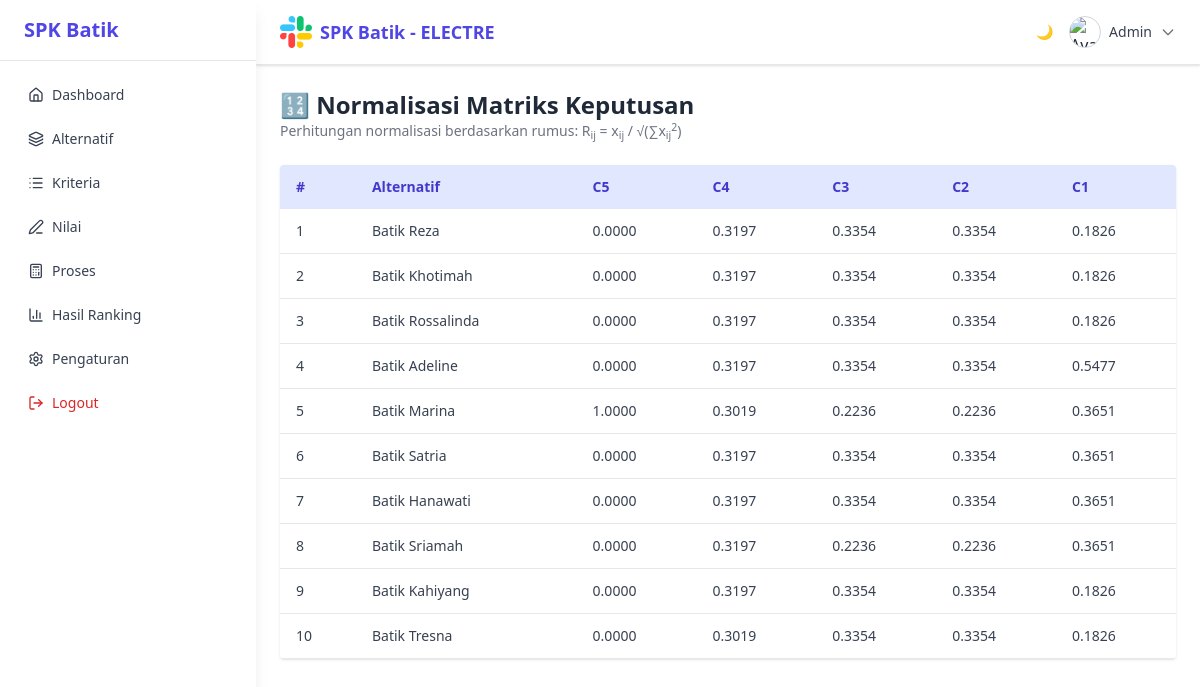
Screenshot of /app/views/proses/normalisasi.php (signed in) with the database file from the repository.
### tables this page shows
CREATE TABLE `kriteria` (
  `id` int NOT NULL,
  `kode` varchar(10) NOT NULL,
  `nama` varchar(100) NOT NULL,
  `bobot` float NOT NULL,
  `tipe` enum('benefit','cost') NOT NULL,
  `created_at` timestamp NULL DEFAULT CURRENT_TIMESTAMP
);

CREATE TABLE `alternatif` (
  `id` int NOT NULL,
  `nama` varchar(100) NOT NULL,
  `kategori` varchar(100) DEFAULT NULL,
  `asal_daerah` varchar(100) DEFAULT NULL,
  `deskripsi` text,
  `created_at` timestamp NULL DEFAULT CURRENT_TIMESTAMP
);

### app/views/proses/normalisasi.php (the view, shortened to what this page needs)
<?php
require_once '../../../config/db.php';
$pageTitle = "🔢 Normalisasi Matriks Keputusan";
$alternatifs = $conn->query("SELECT id, nama FROM alternatif ORDER BY id")->fetchAll(PDO::FETCH_ASSOC);
$kriteria = $conn->query("SELECT id, nama, kode FROM kriteria ORDER BY id")->fetchAll(PDO::FETCH_ASSOC);
$denominators = [];
foreach ($kriteria as $k) {
  $stmt = $conn->prepare("SELECT nilai FROM nilai WHERE id_kriteria = ?");
  $stmt->execute([$k['id']]);
  $squares = 0;
  while ($row = $stmt->fetch(PDO::FETCH_ASSOC)) {
    $squares += pow(floatval($row['nilai']), 2);
  }
  $denominators[$k['id']] = sqrt($squares);
}
$nilai = [];
$stmt = $conn->query("SELECT id_alternatif, id_kriteria, nilai FROM nilai");
while ($row = $stmt->fetch(PDO::FETCH_ASSOC)) {
  $nilai[$row['id_alternatif']][$row['id_kriteria']] = floatval($row['nilai']);
}
?>
<!DOCTYPE html>
<html lang="id">
<head>
  <script src="https://cdn.tailwindcss.com"></script>
</head>
<body class="bg-white dark:bg-gray-900 text-gray-800 dark:text-white min-h-screen flex">
<?php include '../layouts/sidebar.php'; ?>
<div class="ml-64 flex-1 flex flex-col">
  <?php include '../layouts/topbar.php'; ?>
  <main class="flex-1 px-6 py-6 fade-in">
    <div class="mb-6">
      <h1 class="text-2xl font-bold"><?= $pageTitle ?></h1>
      <p class="text-sm text-gray-500 dark:text-gray-400">
        Perhitungan normalisasi berdasarkan rumus: R<sub>ij</sub> = x<sub>ij</sub> / √(∑x<sub>ij</sub><sup>2</sup>)
      </p>
    </div>
    <div class="overflow-auto bg-white dark:bg-gray-800 rounded shadow">
      <table class="min-w-full text-sm text-gray-700 dark:text-gray-200 text-left">
        <thead class="bg-indigo-100 dark:bg-indigo-900 text-indigo-700 dark:text-indigo-300">
          <tr>
            <th class="px-4 py-3">#</th>
            <th class="px-4 py-3">Alternatif</th>
            <?php foreach ($kriteria as $k): ?>
              <th class="px-4 py-3"><?= htmlspecialchars($k['kode']) ?></th>
            <?php endforeach ?>
          </tr>
        </thead>
        <tbody>
          <?php foreach ($alternatifs as $i => $alt): ?>
            <tr class="border-b border-gray-200 dark:border-gray-700 hover:bg-gray-50 dark:hover:bg-gray-800">
              <td class="px-4 py-3"><?= $i + 1 ?></td>
              <td class="px-4 py-3"><?= htmlspecialchars($alt['nama']) ?></td>
              <?php foreach ($kriteria as $k): ?>
                <td class="px-4 py-3">
                  <?php
                    $raw = $nilai[$alt['id']][$k['id']] ?? 0;
                    $denom = $denominators[$k['id']] ?: 1;
                    $normalized = $raw / $denom;
                    echo number_format($normalized, 4);
                  ?>
                </td>
              <?php endforeach ?>
            </tr>
          <?php endforeach ?>
        </tbody>
      </table>
    </div>
  </main>
</div>
</body>
</html>

### app/views/proses/normalisasi.php (style rules this page uses)
.fade-in { animation: fadeIn .5s ease-out forwards; opacity: 0; transform: translateY(10px); }

### rows the page displays
kriteria: kode "C5"
kriteria: kode "C4"
kriteria: kode "C3"
kriteria: kode "C2"
kriteria: kode "C1"
alternatif: nama "Batik Reza", id "0.0000", id "0.3197", id "0.3354", id "0.1826"
alternatif: nama "Batik Khotimah", id "0.0000", id "0.3197", id "0.3354", id "0.1826"
alternatif: nama "Batik Rossalinda", id "0.0000", id "0.3197", id "0.3354", id "0.1826"
alternatif: nama "Batik Adeline", id "0.0000", id "0.3197", id "0.3354", id "0.5477"
alternatif: nama "Batik Marina", id "1.0000", id "0.3019", id "0.2236", id "0.3651"
alternatif: nama "Batik Satria", id "0.0000", id "0.3197", id "0.3354", id "0.3651"
alternatif: nama "Batik Hanawati", id "0.0000", id "0.3197", id "0.3354", id "0.3651"
alternatif: nama "Batik Sriamah", id "0.0000", id "0.3197", id "0.2236", id "0.3651"
alternatif: nama "Batik Kahiyang", id "0.0000", id "0.3197", id "0.3354", id "0.1826"
alternatif: nama "Batik Tresna", id "0.0000", id "0.3019", id "0.3354", id "0.1826"

### other values shown
$title "Dashboard"
$title "Alternatif"
$title "Kriteria"
$title "Nilai"
$title "Proses"
$title "Hasil Ranking"
$title "Pengaturan"
$_SESSION['user']['username'] "Admin"
$pageTitle "🔢 Normalisasi Matriks Keputusan"
